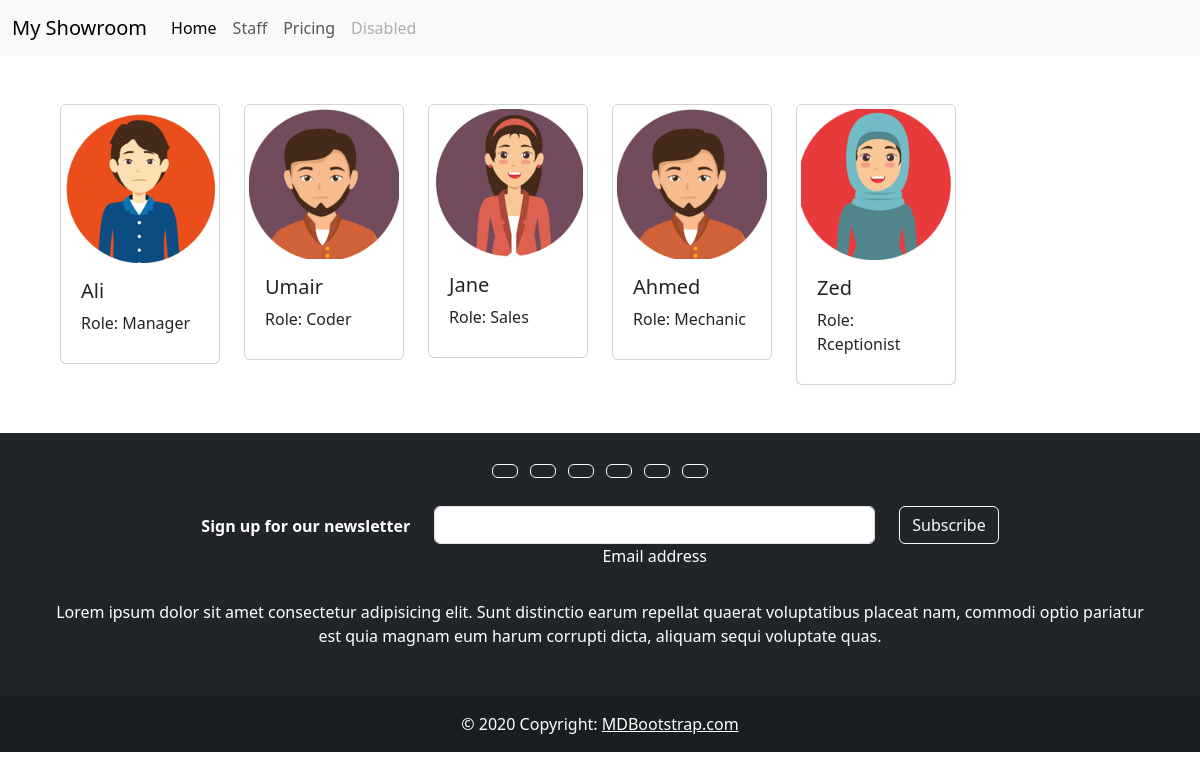
Screenshot of /staff with the database file from the repository.
### showroom/models.py (models this page shows, shortened)
class Staff(models.Model):
    name = models.CharField(max_length=50)
    role = models.CharField(max_length=50)
    staff_pic = models.ImageField(null=True, blank=True)
    showroom = models.ForeignKey(Showroom, on_delete=models.CASCADE, related_name='showroom', null=True)

### showroom/views.py (the view)
# urls.py: path('staff', views.OurStaffView, name='staff_members_page')
def OurStaffView(request):
    staffMembers = Staff.objects.all()
    return render(request, 'showroom/staff_members.html', {'staff_members':staffMembers})

### showroom/templates/showroom/staff_members.html (shortened to what this page needs)
{% extends 'showroom/base.html' %}
{% block content %}
    {% if staff_members %}
    <div class="row m-5">
    {% for person in staff_members %}
    <div class="col-lg-2 col-sm-4 mb-3 mb-sm-0">
        <div class="card p-1" >
            <img src="{{person.staff_pic.url|default_if_none:'#'}}" class="card-img-top" alt="Member Pic">
            <div class="card-body">
                <h5 class="card-title">{{person.name}}</h5>
                <p class="card-title">Role: {{person.role}}</p>
            </div>
        </div>
        </div>
    {% endfor %}
    </div>
    {% endif %}
{% endblock content %}

### showroom/templates/showroom/base.html (shortened to what this page needs)
<!DOCTYPE html>
<html lang="en">
<head>
    <link href="https://cdn.jsdelivr.net/npm/bootstrap@5.3.1/dist/css/bootstrap.min.css" rel="stylesheet">
</head>
<body>
    {% include 'showroom/navbar.html' %}
    {% block content %}{% endblock content %}
    {% include 'showroom/footer.html' %}
</body>
</html>

### showroom/templates/showroom/navbar.html (shortened to what this page needs)
<nav class="navbar navbar-expand-lg bg-body-tertiary">
  <div class="container-fluid">
    <a class="navbar-brand" href="{% url 'showroom:brands_list'%}">My Showroom</a>
    <div class="collapse navbar-collapse" id="navbarNav">
      <ul class="navbar-nav">
        <li class="nav-item">
          <a class="nav-link active" aria-current="page" href="{% url 'showroom:brands_list'%}">Home</a>
        </li>
        <li class="nav-item">
          <a class="nav-link" href="{% url 'showroom:staff_members_page' %}">Staff</a>
        </li>
        <li class="nav-item">
          <a class="nav-link" href="#">Pricing</a>
        </li>
        <li class="nav-item">
          <a class="nav-link disabled" aria-disabled="true">Disabled</a>
        </li>
      </ul>
    </div>
  </div>
</nav>

### showroom/templates/showroom/footer.html (shortened to what this page needs)
<footer class="bg-dark text-center text-white">
    <div class="container p-4">
        <section class="mb-4">
            <a class="btn btn-outline-light btn-floating m-1" href="#!" role="button"></a>
            <a class="btn btn-outline-light btn-floating m-1" href="#!" role="button"></a>
            <a class="btn btn-outline-light btn-floating m-1" href="#!" role="button"></a>
            <a class="btn btn-outline-light btn-floating m-1" href="#!" role="button"></a>
            <a class="btn btn-outline-light btn-floating m-1" href="#!" role="button"></a>
            <a class="btn btn-outline-light btn-floating m-1" href="#!" role="button"></a>
        </section>
        <section class="">
            <form action="">
                <div class="row d-flex justify-content-center">
                    <div class="col-auto">
                        <p class="pt-2">
                            <strong>Sign up for our newsletter</strong>
                        </p>
                    </div>
                    <div class="col-md-5 col-12">
                        <div class="form-outline form-white mb-4">
                            <input type="email" id="form5Example21" class="form-control" />
                            <label class="form-label" for="form5Example21">Email address</label>
                        </div>
                    </div>
                    <div class="col-auto">
                        <button type="submit" class="btn btn-outline-light mb-4">
                            Subscribe
                        </button>
                    </div>
                </div>
            </form>
        </section>
        <section class="mb-4">
            <p>
                Lorem ipsum dolor sit amet consectetur adipisicing elit. Sunt distinctio earum
                repellat quaerat voluptatibus placeat nam, commodi optio pariatur est quia magnam
                eum harum corrupti dicta, aliquam sequi voluptate quas.
            </p>
        </section>
    </div>
    <div class="text-center p-3" style="background-color: rgba(0, 0, 0, 0.2);">
        © 2020 Copyright:
        <a class="text-white" href="https://mdbootstrap.com/">MDBootstrap.com</a>
    </div>
</footer>

### rows the page displays
Staff: staff_pic (picture), name "Ali", role "Manager"
Staff: staff_pic (picture), name "Umair", role "Coder"
Staff: staff_pic (picture), name "Jane", role "Sales"
Staff: staff_pic (picture), name "Ahmed", role "Mechanic"
Staff: staff_pic (picture), name "Zed", role "Rceptionist"
